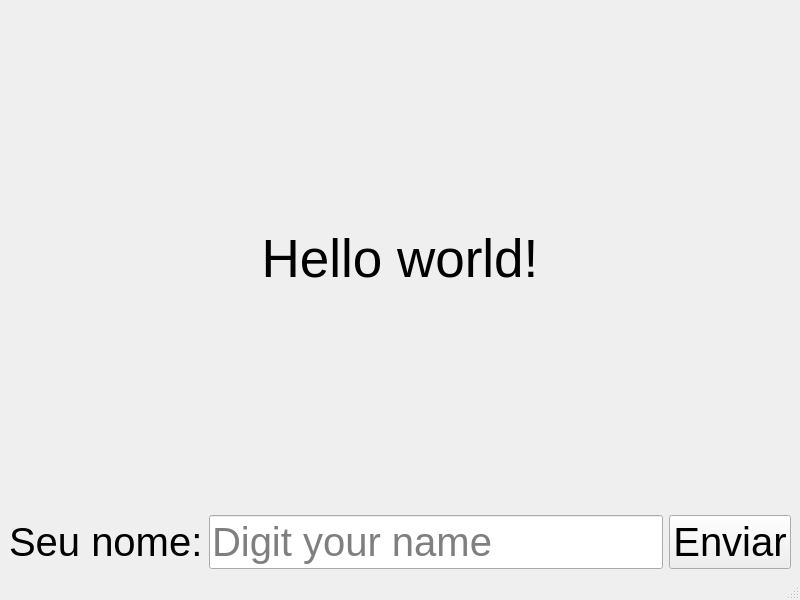
<?xml version="1.0" encoding="UTF-8"?>
<ui version="4.0">
 <class>MainWindow</class>
 <widget class="QMainWindow" name="MainWindow">
  <property name="geometry">
   <rect>
    <x>0</x>
    <y>0</y>
    <width>800</width>
    <height>600</height>
   </rect>
  </property>
  <property name="windowTitle">
   <string>Calculator</string>
  </property>
  <widget class="QWidget" name="centralwidget">
   <layout class="QHBoxLayout" name="horizontalLayout">
    <item>
     <layout class="QGridLayout" name="gridLayout">
      <item row="0" column="0">
       <widget class="QLabel" name="label_result">
        <property name="font">
         <font>
          <pointsize>40</pointsize>
         </font>
        </property>
        <property name="text">
         <string>Hello world!</string>
        </property>
        <property name="alignment">
         <set>Qt::AlignCenter</set>
        </property>
       </widget>
      </item>
      <item row="1" column="0">
       <layout class="QGridLayout" name="gridLayout_2">
        <item row="0" column="0">
         <widget class="QLabel" name="label_name">
          <property name="font">
           <font>
            <pointsize>30</pointsize>
           </font>
          </property>
          <property name="text">
           <string>Seu nome:</string>
          </property>
         </widget>
        </item>
        <item row="0" column="1">
         <widget class="QLineEdit" name="line_name">
          <property name="font">
           <font>
            <pointsize>30</pointsize>
           </font>
          </property>
          <property name="placeholderText">
           <string>Digit your name</string>
          </property>
         </widget>
        </item>
        <item row="0" column="2">
         <widget class="QPushButton" name="button_send">
          <property name="font">
           <font>
            <pointsize>30</pointsize>
           </font>
          </property>
          <property name="text">
           <string>Enviar</string>
          </property>
         </widget>
        </item>
       </layout>
      </item>
     </layout>
    </item>
   </layout>
  </widget>
  <widget class="QMenuBar" name="menubar">
   <property name="geometry">
    <rect>
     <x>0</x>
     <y>0</y>
     <width>800</width>
     <height>22</height>
    </rect>
   </property>
  </widget>
  <widget class="QStatusBar" name="statusbar"/>
 </widget>
 <resources/>
 <connections/>
</ui>
